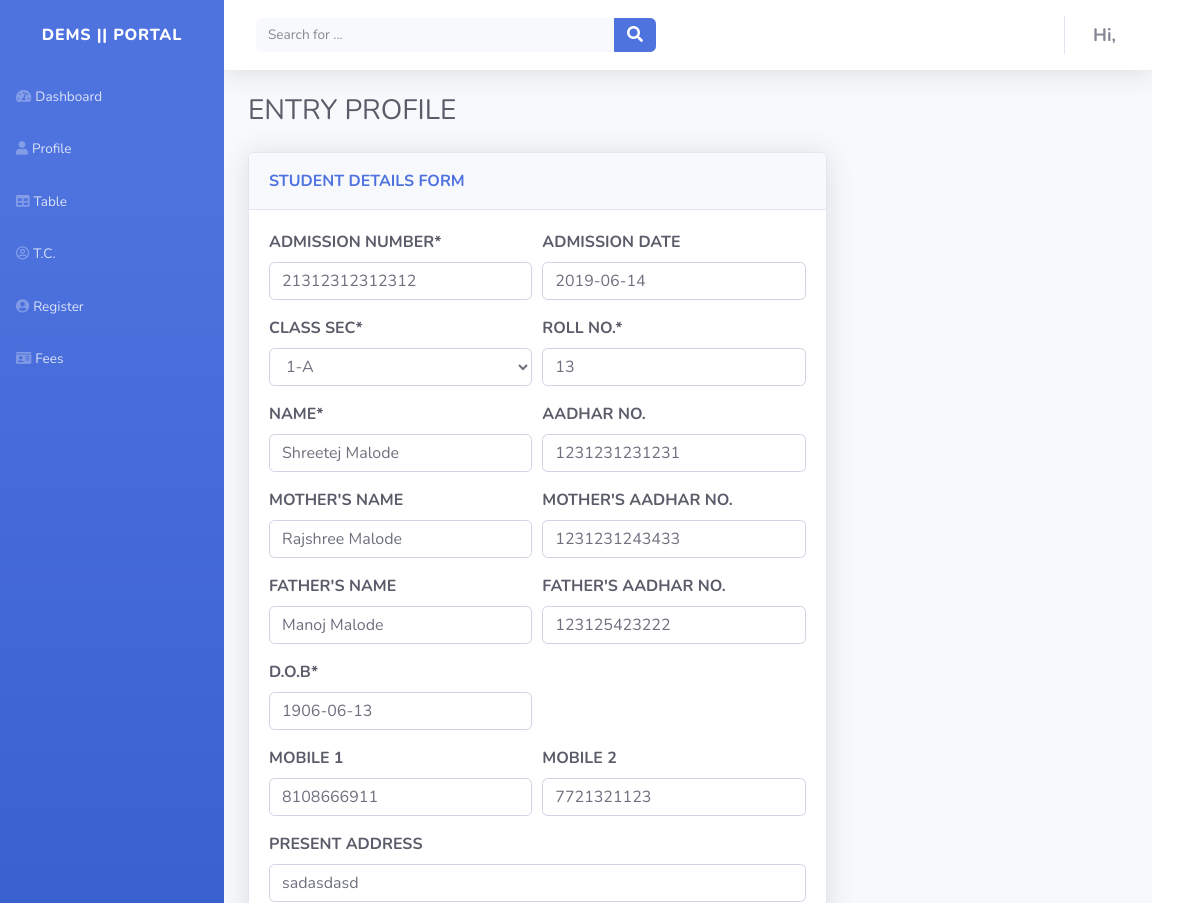
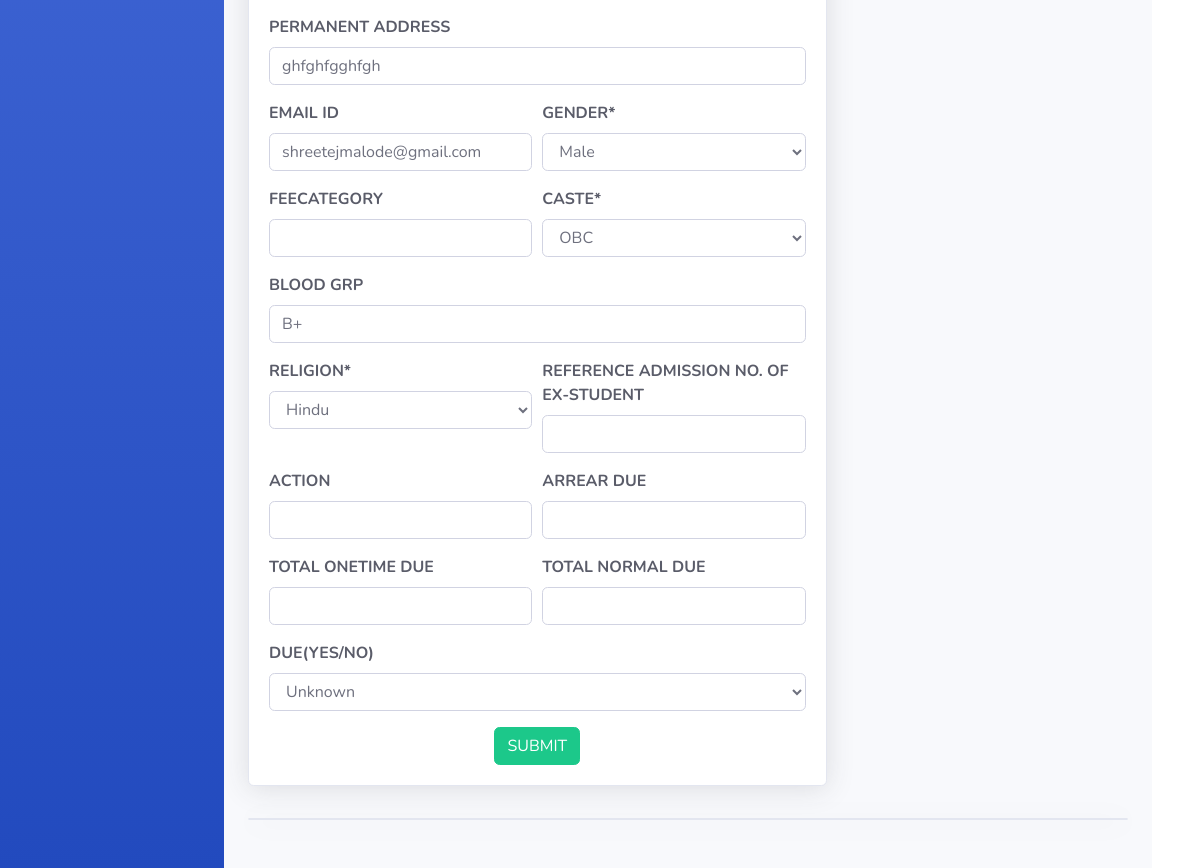
/table/4, run on the app's committed database (2 pictures, top to bottom).
### studentsapp/models.py (models this page shows, shortened)
class Student(models.Model):
    admission_no = models.CharField(
        verbose_name="Admission Number", max_length=30, blank=False)  #
    admission_date = models.DateField(
        verbose_name="Admission Date", auto_now=False, auto_now_add=False, blank=True,null=True)
    class_sec = models.ForeignKey(
        Class, verbose_name="Class-Sec", blank=False, on_delete=models.CASCADE)   #
    roll_no = models.IntegerField(
        verbose_name="Roll No.", default=False, blank=False, null=False)  #
    name = models.CharField(verbose_name="Name", max_length=50, blank=False)
    aadhar_no = models.CharField(
        verbose_name="Aadhar No.", max_length=30, blank=True)
    mother_name = models.CharField(
        verbose_name="Mother's name", max_length=40, blank=True)
    mother_aadhar = models.CharField(
        verbose_name="Mother's Aadhar No.", max_length=30, blank=True)
    father_name = models.CharField(
        verbose_name="Father's Name", max_length=50, blank=True)
    father_aadhar = models.CharField(
        verbose_name="Father's Aadhar No.", max_length=30, blank=True)
    dob = models.DateField(verbose_name="D.O.B",
                           auto_now=False, auto_now_add=False, blank=False)
    mobile_1 = models.CharField(max_length=10, blank=True)
    mobile_2 = models.CharField(max_length=10, blank=True)
    pr_addr = models.CharField(
        verbose_name="Present Address", max_length=100, blank=True)
    pm_addr = models.CharField(
        verbose_name="Permanent Address", max_length=100, blank=True)
    email_id = models.EmailField(max_length=40, blank=True)
    gender = models.ForeignKey(Gender, blank=False, on_delete=models.CASCADE)
    Feecategory = models.CharField(max_length=30, blank=True)
    caste = models.ForeignKey(
        Caste, blank=True, null=True, on_delete=models.CASCADE)
    blood_grp = models.CharField(max_length=5,null=True, blank=True)
    Religion = models.ForeignKey(
        Religion,null=True, blank=True, on_delete=models.CASCADE)
    ref_admn_no = models.CharField(
        verbose_name="Reference admission no. of Ex-Student", max_length=30, blank=True, null=True)
    action = models.CharField(verbose_name="Action", max_length=10, blank=True)
    arrear_due = models.CharField(
        verbose_name="Arrear Due", max_length=10,null=True, blank=True)
    ttod = models.CharField(
        verbose_name="Total Onetime Due", max_length=10,null=True, blank=True)
    ttnd = models.CharField(
        verbose_name="Total Normal Due", max_length=10, null=True,blank=True)
    due = models.BooleanField(
        verbose_name="Due(YES/NO)", blank=True, null=True, default=None)
    class Meta:
        verbose_name = 'Student'
        verbose_name_plural = 'Students'
        db_table = 'Student_table'

### studentsapp/views.py (the view)
# urls.py: path('table/<int:id>', views.profile_edit, name='profile_edit'),
def profile_edit(request, id=None):
    instance = get_object_or_404(Student, id=id)
    form = StudentForm(request.POST or None, instance=instance)
    if form.is_valid():
        instance = form.save(commit=False)
        instance.save()
        return redirect('table')
    context = {
        'instance': instance,
        'form': form
    }
    return render(request, 'profile.html', context)

### studentsapp/forms.py
class StudentForm(forms.ModelForm):
    class_sec = forms.ModelChoiceField(
        queryset=Class.objects.all(), initial=None)
    gender = forms.ModelChoiceField(queryset=Gender.objects.all(), initial=None)
    caste = forms.ModelChoiceField(queryset=Caste.objects.all(), initial=None)
    Religion = forms.ModelChoiceField(
        queryset=Religion.objects.all(), initial=None)
    class Meta(object):
        model = Student
        fields = ['admission_no', 'admission_date', 'class_sec', 'roll_no', 'name', 'aadhar_no', 'mother_name', 'mother_aadhar', 'father_name',
                  'father_aadhar', 'dob', 'mobile_1', 'mobile_2', 'pr_addr', 'pm_addr', 'email_id', 'gender', 'Feecategory', 'caste', 'blood_grp', 'Religion',
                  'ref_admn_no', 'action', 'arrear_due', 'ttod', 'ttnd', 'due']

### studentsapp/models.py (called while the page is built)
    def __str__(self):
        return self.name

    def __str__(self):
        return self.name

    def __str__(self):
        return self.name

    def __str__(self):
        return self.name

### studentsapp/templates/profile.html (shortened to what this page needs)
{% extends 'base.html' %}
{% load static %}
{% load crispy_forms_tags %}
{% block content %}
<div class="container-fluid">
    <h3 class="text-dark mb-4">ENTRY PROFILE</h3>
    <div class="row mb-3">
        <div class="col-lg-8">
            <div class="row">
                <div class="col">
                    <div class="card text-dark text-uppercase text-left shadow mb-3">
                        <div class="card-header py-3">
                            <p class="text-primary m-0 font-weight-bold">sTUDENT DETAILS FORM</p>
                        </div>
                        <div class="card-body text-left text-dark">
                            <form action="" method="POST">
                                <div class="form-row">
                                    <div class="col">
                                        <div class="form-group"><strong>{{ form.admission_no|as_crispy_field  }}</strong>
                                        </div>
                                    </div>
                                    <div class="col">
                                        <div class="form-group"><strong>{{ form.admission_date|as_crispy_field  }}</strong></div>
                                    </div>
                                </div>
                                <div class="form-row">
                                    <div class="col">
                                        <div class="form-group"><strong>{{ form.class_sec|as_crispy_field  }}</strong>
                                        </div>
                                    </div>
                                    <div class="col">
                                        <div class="form-group"><strong>{{ form.roll_no|as_crispy_field  }}</strong></div>
                                    </div>
                                </div>
                                <div class="form-row">
                                    <div class="col">
                                        <div class="form-group"><strong>{{ form.name|as_crispy_field  }}</strong></div>
                                    </div>
                                    <div class="col">
                                        <div class="form-group"><strong>{{ form.aadhar_no|as_crispy_field  }}</strong></div>
                                    </div>
                                </div>
                                <div class="form-row">
                                    <div class="col">
                                        <div class="form-group"><strong>{{ form.mother_name|as_crispy_field  }}</strong></div>
                                    </div>
                                    <div class="col">
                                        <div class="form-group"><strong>{{ form.mother_aadhar|as_crispy_field  }}</strong></div>
                                    </div>
                                </div>
                                <div class="form-row">
                                    <div class="col">
                                        <div class="form-group"><strong>{{ form.father_name|as_crispy_field }}</strong></div>
                                    </div>
                                    <div class="col">
                                        <div class="form-group"><strong>{{ form.father_aadhar|as_crispy_field }}</strong></div>
                                    </div>
                                </div>
                                <div class="form-row">
                                    <div class="col">
                                        <div class="form-group"><strong>{{ form.dob|as_crispy_field  }}</strong></div>
                                    </div>
                                    <div class="col">
                                        <div class="form-group"><label for="last_name"></label></div>
                                    </div>
                                </div>
                                <div class="form-row">
                                    <div class="col">
                                        <div class="form-group"><strong>{{ form.mobile_1|as_crispy_field  }}</strong></div>
                                    </div>
                                    <div class="col">
                                        <div class="form-group"><strong>{{ form.mobile_2|as_crispy_field  }}</strong></div>
                                    </div>
                                </div>
                                <div class="form-row">
                                    <div class="col">
                                        <div class="form-group"><strong>{{ form.pr_addr|as_crispy_field  }}</strong></div>
                                    </div>
                                </div>
                                <div class="form-row">
                                    <div class="col">
                                        <div class="form-group"><strong>{{ form.pm_addr|as_crispy_field  }}</strong></div>
                                        <div class="form-row">
                                            <div class="col">
                                                <div class="form-group"><strong>{{ form.email_id|as_crispy_field  }}</strong></div>
                                            </div>
                                            <div class="col">
                                                <div class="form-group">
                                                    <strong>{{ form.gender|as_crispy_field }}</strong>
                                                </div>
                                            </div>
                                        </div>
                                        <div class="form-row">
                                            <div class="col">
                                                <div class="form-group"><strong>{{ form.Feecategory|as_crispy_field  }}</strong>
                                                </div>
                                            </div>
                                            <div class="col">
                                                <div class="form-group"><strong>{{ form.caste|as_crispy_field  }}</strong>
                                                </div>
                                            </div>
                                        </div>
                                        <div class="form-row">
                                            <div class="col">
                                                <div class="form-group">
                                                    <strong>{{ form.blood_grp|as_crispy_field  }}</strong>
                                                </div>
                                            </div>
                                        </div>
                                        <div class="form-row">
                                            <div class="col">
                                                <div class="form-group">
                                                            <strong>{{ form.Religion|as_crispy_field }}</strong></div>
                                            </div>
                                            <div class="col">
                                                <div class="form-group"><strong>{{ form.ref_admn_no|as_crispy_field }}</strong></div>
                                            </div>
                                        </div>
                                        <div class="form-row">
                                            <div class="col">
                                                <div class="form-group"><strong>{{ form.action|as_crispy_field }}</strong>
                                                </div>
                                            </div>
                                            <div class="col">
                                                <div class="form-group"><strong>{{ form.arrear_due|as_crispy_field }}</strong></div>
                                            </div>
                                        </div>
                                        <div class="form-row">
                                            <div class="col">
                                                <div class="form-group"><strong>{{ form.ttod|as_crispy_field }}</strong></div>
                                            </div>
                                            <div class="col">
                                                <div class="form-group"><strong>{{ form.ttnd|as_crispy_field  }}</strong></div>
                                            </div>
                                        </div>
                                        <div class="form-row">
                                            <div class="col">
                                                <div class="form-group">
                                                    <strong>{{ form.due|as_crispy_field  }}</strong>
                                                </div>
                                            </div>
                                        </div>
                                    </div>
                                </div>
                                <center><input class="btn btn-success" type="submit" value="SUBMIT"></center>
                            </form>
                        </div>
                    </div>
                </div>
            </div>
        </div>
    </div>
    <div class="card shadow mb-5"></div>
</div>
</div>
{% endblock content %}

### data on the page
Student: admission_no "21312312312312", admission_date "2019-06-14", class_sec "1-A", roll_no "13", name "Shreetej Malode", aadhar_no "1231231231231", mother_name "Rajshree Malode", mother_aadhar "1231231243433", father_name "Manoj Malode", father_aadhar "123125423222", dob "1906-06-13", mobile_1 "8108666911", mobile_2 "7721321123", pr_addr "sadasdasd", pm_addr "ghfghfgghfgh", email_id "shreetejmalode@gmail.com", gender "Male", caste "OBC", blood_grp "B+", Religion "Hindu", due "Unknown"
